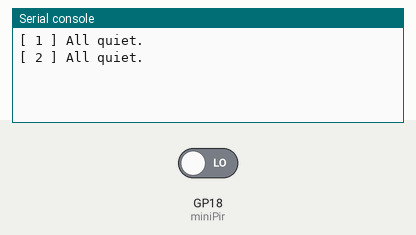
A program run on a simulated Raspberry Pi Pico running MicroPython. Shown: the last lines printed to the serial console. The inputs (shaded band) are chosen by the test bench; at power-on: GP18 (miniPir) LOW.

Above: at 1.2 s.
1.3 s: GP18 (miniPir) driven HIGH
At 2.8 s:
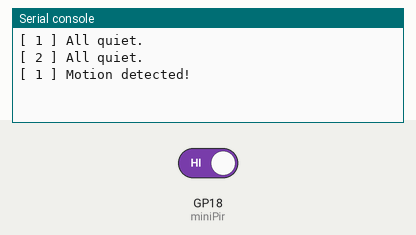
4.5 s: GP18 (miniPir) driven LOW
At 5.8 s:
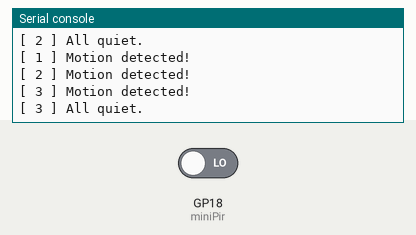
Timing chart, 0 to 7.5 s (numbered marks = the images above; inputs shaded):
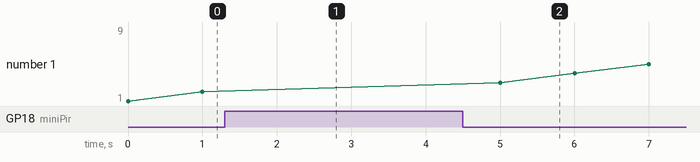

Measured:
- after the input at 1.3 s, the serial console: prints a new line after 0.70 s (image 1)
- after the input at 4.5 s, the serial console: prints a new line after 0.50 s (image 2)

The program:

pir_motion_sensor_demo.py
```python
from machine import Pin,ADC,PWM
from time import sleep
import utime

miniPir = Pin(18, Pin.IN)

i=0
j=0
while True:
    if miniPir.value() == 1 :
        i+=1
        print('[',i,'] Motion detected!')
        sleep(1)
    else:
        j+=1
        print('[',j,'] All quiet.')
        sleep(1)
```
